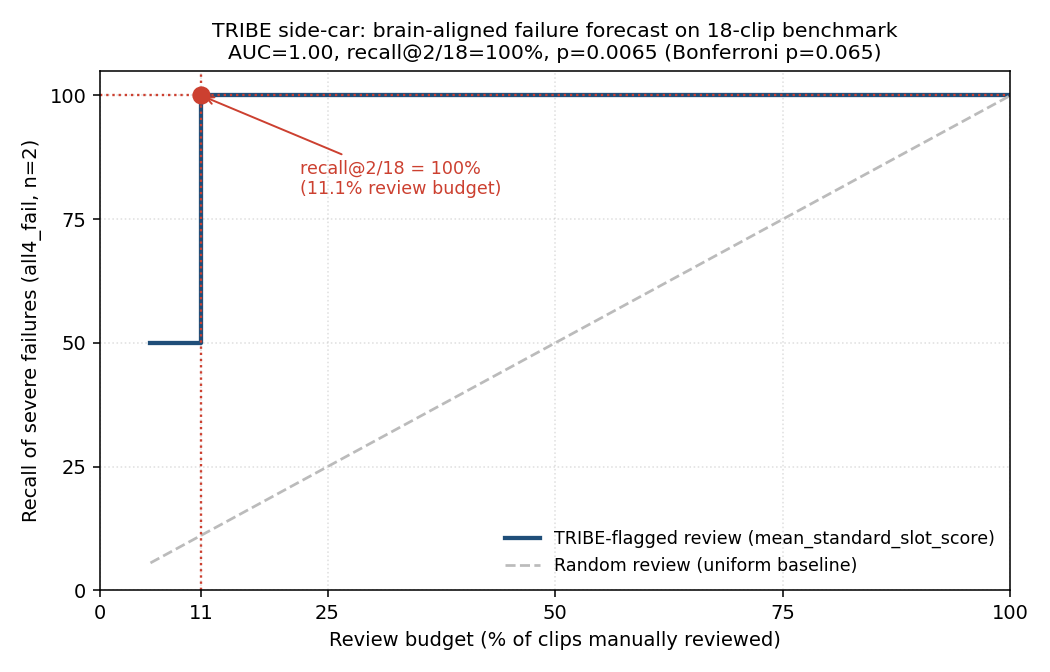

The script that saved this image:
"""TRIBE risk-coverage curve: with the failure-forecast flag,
review budget drops from 100% to 11% while catching 100% of
severe failures.

Paper A Section 8 figure (TRIBE side-car).
"""
from __future__ import annotations

import numpy as np
import pandas as pd
import matplotlib.pyplot as plt

OUT = "output/charts/scenetwin_tribe_risk_coverage.png"
SRC = "output/scenetwin_timing_20clip/tribe_native/tribe_failure_forecast.csv"

df = pd.read_csv(SRC)

# Rank clips by the published top forecast feature (low = good)
df = df.sort_values("mean_standard_slot_score", ascending=False).reset_index(drop=True)
df["review_rank"] = np.arange(1, len(df) + 1)
df["review_frac"] = df["review_rank"] / len(df)
# Cumulative recall of all4_fail positives (n=2)
total_positives = int(df["all4_fail"].sum())
df["cum_recall"] = df["all4_fail"].cumsum() / max(total_positives, 1)

# Random baseline: cumulative recall under uniform review
df["random_recall"] = df["review_frac"]

fig, ax = plt.subplots(figsize=(7.5, 4.8))
ax.step(df["review_frac"] * 100, df["cum_recall"] * 100, where="post",
        color="#1f4e79", linewidth=2.2,
        label="TRIBE-flagged review (mean_standard_slot_score)")
ax.plot(df["review_frac"] * 100, df["random_recall"] * 100,
        color="#bbb", linestyle="--", linewidth=1.4,
        label="Random review (uniform baseline)")

# Highlight recall@2/18 = 11% review budget
ax.axvline(2 / 18 * 100, color="#cc4030", linestyle=":", linewidth=1.2)
ax.axhline(100, color="#cc4030", linestyle=":", linewidth=1.2)
ax.scatter([2 / 18 * 100], [100], color="#cc4030", s=70, zorder=5)
ax.annotate("recall@2/18 = 100%\n(11.1% review budget)",
            xy=(2 / 18 * 100, 100), xytext=(22, 80),
            fontsize=9, color="#cc4030",
            arrowprops=dict(arrowstyle="->", color="#cc4030", lw=1))

ax.set_xlabel("Review budget (% of clips manually reviewed)")
ax.set_ylabel("Recall of severe failures (all4_fail, n=2)")
ax.set_xlim(0, 100)
ax.set_ylim(0, 105)
ax.set_xticks([0, 11.1, 25, 50, 75, 100])
ax.set_yticks([0, 25, 50, 75, 100])
ax.set_title("TRIBE side-car: brain-aligned failure forecast on 18-clip benchmark\n"
             "AUC=1.00, recall@2/18=100%, p=0.0065 (Bonferroni p=0.065)",
             fontsize=10.5)
ax.grid(linestyle=":", alpha=0.4)
ax.legend(loc="lower right", fontsize=9, frameon=False)
plt.tight_layout()
plt.savefig(OUT, dpi=140)
print(f"saved {OUT}")
